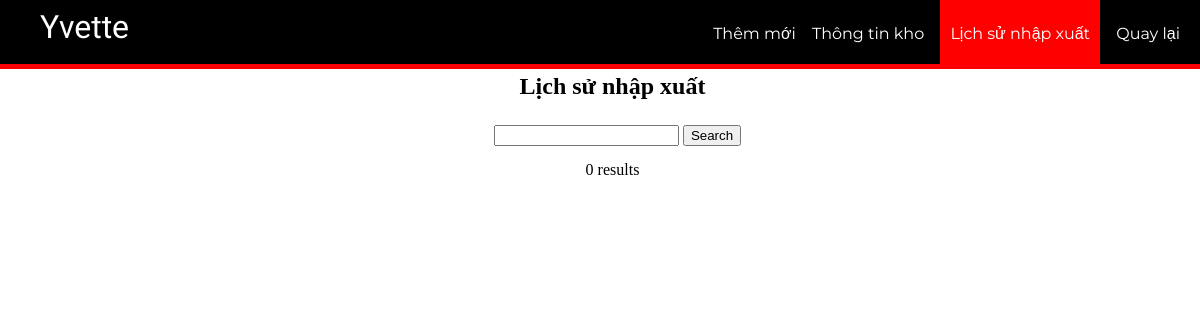
/history.php, run on an earlier commit of the app's database.
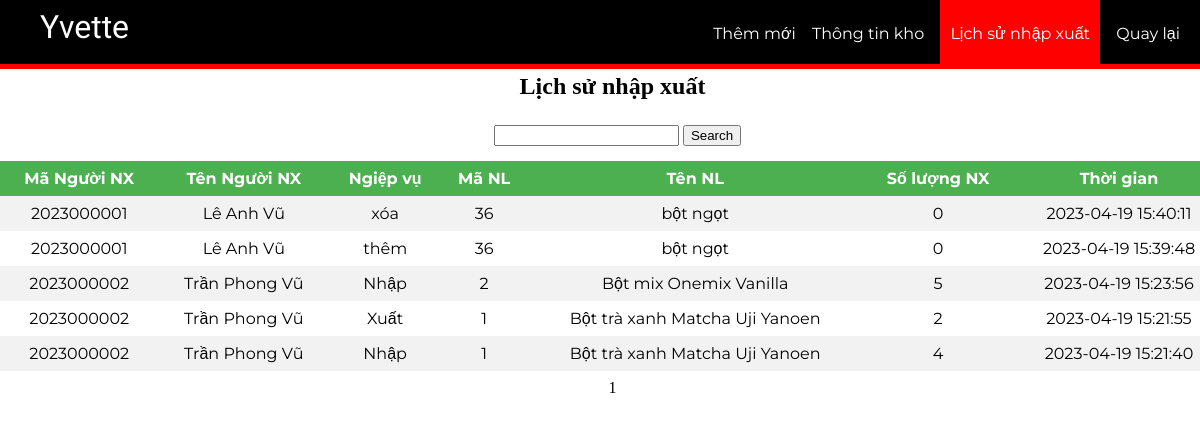
And on a later commit of the database.
### tables this page shows
CREATE TABLE IF NOT EXISTS `nhap_xuat_nl` (
  `MaNguoiNX` int(10) NOT NULL,
  `TenNguoiNX` varchar(50) NOT NULL,
  `NghiepVu` tinyint(1) NOT NULL COMMENT '0:nhập; 1:xuất',
  `MaNL` int(4) NOT NULL,
  `TenNL` varchar(100) NOT NULL,
  `SoLuongNX` int(6) NOT NULL DEFAULT '0',
  `ThoiGianNX` datetime NOT NULL,
  PRIMARY KEY (`MaNguoiNX`,`ThoiGianNX`,`MaNL`) USING BTREE,
  KEY `MaNL` (`MaNL`)
);

### history.php (the view, shortened to what this page needs)
<!DOCTYPE html>
<html lang="en">
<head>
</head>
<body>
    <?php session_start();
            require_once "./db_connect.php"; ?>
    <header>
            <nav>
                <h1>Yvette</h1>
                <ul id="navli">
                    <li><a class="homeblack" href="./insert_nl.php">Thêm mới</a></li>
                    <li><a class="homeblack" href="./warehouse.php">Thông tin kho</a></li>
                    <li><a class="homered" href="./istory.php">Lịch sử nhập xuất</a></li>
                    <li><a class="homeblack" href="./index.php">Quay lại</a></li>
                </ul>
            </nav>
	</header>
    <div class="divider"></div>
    <div class="container">
        <div class="title-search">
            <h2 style="margin: 0;">Lịch sử nhập xuất</h2>
        </div>
        <div class="box-search">
           <div class="search" id="search">
                <form action="" method="post">
                    <input type="text" name="txtsearch" id="">
                    <input type="submit" name="search" value="Search">
                </form>
           </div>
        </div>
        <?php
            if(isset($_POST["search"])){
                $s = $_POST["txtsearch"];
                if($s == ""){
                    echo "Nhập vào thanh tìm kiếm";
                }else{
                    $sql = "SELECT * FROM nhap_xuat_nl WHERE TenNL LIKE '%$s%' order by ThoiGianNX desc";
                    $result = mysqli_query($conn, $sql);
                    $count = mysqli_num_rows($result);
                    $num_per_page = 15;
                    if(isset($_GET["page"])){
                        $page = $_GET["page"];
                    }else{
                        $page = 1;
                    }
                    $start_from = ($page-1)*15;
                    $sql1 = "SELECT * FROM nhap_xuat_nl WHERE TenNL LIKE '%$s%' order by ThoiGianNX desc limit $start_from,$num_per_page";
                    $result1 = mysqli_query($conn, $sql1);
                    if($count <= 0){
                        echo "không tìm thấy, ". $s . "<a href = 'history.php'> Lịch sử </a>" ;
                    }else{
                        if ($result->num_rows > 0) {
                            ?>
                            <table>
                                <tr>
                                    <th align = "center">Mã Người NX</th>
                                    <th align = "center">Tên Người NX</th>
                                    <th align = "center">Ngiệp vụ</th>
                                    <th align = "center">Mã NL</th>
                                    <th align = "center">Tên NL</th>
                                    <th align = "center">Số lượng NX</th>
                                    <th align = "center">Thời gian</th>
                                </tr>
                            <?php
                            while($row = $result->fetch_assoc()) { ?>
                                <tr>
                                    <td><?php echo $row["MaNguoiNX"] ?></td>
                                    <td><?php echo $row["TenNguoiNX"] ?></td>
                                    <td><?php
                                        if($row["NghiepVu"] == 0)  {
                                            echo  'Nhập';
                                        }elseif($row["NghiepVu"] == 1) {
                                            echo 'Xuất';
                                        }elseif($row["NghiepVu"] == 2){
                                            echo 'thêm';
                                        }else{echo 'xóa';} ?></td>
                                    <td><?php echo $row["MaNL"] ?></td>
                                    <td><?php echo $row["TenNL"] ?></td>
                                    <td><?php echo $row["SoLuongNX"] ?></td>
                                    <td><?php echo $row["ThoiGianNX"] ?></td>
                                </tr>
                        <?php    } ?>
                            </table>
                    <?php
                        $sql = "SELECT * FROM nhap_xuat_nl WHERE TenNL LIKE '%$s%' order by ThoiGianNX desc";
                        $result = mysqli_query($conn, $sql);
                        $total_records = mysqli_num_rows($result);
                        $total_pages = ceil($total_records/$num_per_page);
                        for($i=1; $i <= $total_pages; $i++){
                            echo "<a href = 'history.php?page=".$i."'>" .$i. "</a>";
                        }
                    ?>
                            <?php
                        }
                    }
                }
            }else{
                $num_per_page = 15;
                if(isset($_GET["page"])){
                    $page = $_GET["page"];
                }else{
                    $page = 1;
                }
                $start_from = ($page-1)*15;
                $sql = "select * from nhap_xuat_nl order by ThoiGianNX desc limit $start_from,$num_per_page";
                $result = mysqli_query($conn, $sql);
                if ($result->num_rows > 0) {
                    ?>
                    <table>
                        <tr>
                            <th align = "center">Mã Người NX</th>
                            <th align = "center">Tên Người NX</th>
                            <th align = "center">Ngiệp vụ</th>
                            <th align = "center">Mã NL</th>
                            <th align = "center">Tên NL</th>
                            <th align = "center">Số lượng NX</th>
                            <th align = "center">Thời gian</th>
                        </tr>
                        <?php
                    while($row = $result->fetch_assoc()) { ?>
                        <tr>
                            <td><?php echo $row["MaNguoiNX"] ?></td>
                            <td><?php echo $row["TenNguoiNX"] ?></td>
                            <td><?php
                                if($row["NghiepVu"] == 0)  {
                                    echo  'Nhập';
                                }elseif($row["NghiepVu"] == 1) {
                                    echo 'Xuất';
                                }elseif($row["NghiepVu"] == 2){
                                    echo 'thêm';
                                }else{echo 'xóa';} ?></td>
                            <td><?php echo $row["MaNL"] ?></td>
                            <td><?php echo $row["TenNL"] ?></td>
                            <td><?php echo $row["SoLuongNX"] ?></td>
                            <td><?php echo $row["ThoiGianNX"] ?></td>
                        </tr>
                <?php   } ?>
                    </table>
                    <?php
                        $sql = "select * from nhap_xuat_nl order by ThoiGianNX desc";
                        $result = mysqli_query($conn, $sql);
                        $total_records = mysqli_num_rows($result);
                        $total_pages = ceil($total_records/$num_per_page);
                    ?>
                    <div class="pagination">
                    <?php
                        for($i=1; $i <= $total_pages; $i++){
                            echo "<a href = 'history.php?page=".$i."'>" .$i. "</a>";
                        }
                    ?>
                    </div>
                <?php
                    }else {
                        echo "0 results";
                    }
            }
                ?>
    </div>
</body>
</html>

### history.php (style rules this page uses)
body { margin: 0px; }
.container { margin: 0 auto; width: 1225px; display: flex; flex-direction: column; justify-content: center; align-items: center; }
header { background: black; color: white; padding: 8px 20px 6px 40px; height: 50px; }
header h1 { display: inline; font-family: 'Lobster', cursive; font-weight: 400; font-size: 32px; float: left; margin-top: 0px; margin-right: 10px; }
nav ul { display: inline; padding: 0px; float: right; }
nav ul li { display: inline-block; list-style-type: none; color: white; margin-left: 12px; }
nav ul li a { color: white; text-decoration: none; }
#navli { font-family: 'Montserrat', sans-serif; }
.homered { background-color: red; padding: 30px 10px 22px 10px; }
.divider { background-color: red; height: 5px; }
table { margin: 0px; border-collapse: collapse; width: 100%; font-family: 'Montserrat', sans-serif; }
th, td { text-align: center; padding: 8px; }
tr:nth-child(even) { background-color: #f2f2f2 }
th { background-color: #4CAF50; color: white; }
.box-search { position: relative; left: 5px; margin: 0 auto; margin-top: 10px; padding: 5px; }
#search { margin-top: 10px; margin-bottom: 10px; }
.pagination { display: inline-block; }
.pagination a { color: black; float: left; padding: 8px 16px; text-decoration: none; }

What changed in the data, as far as the page shows it:
added nhap_xuat_nl: MaNguoiNX "2023000001", TenNguoiNX "Lê Anh Vũ", NghiepVu "xóa", MaNL "36", TenNL "bột ngọt", SoLuongNX "0", ThoiGianNX "2023-04-19 15:40:11"
added nhap_xuat_nl: MaNguoiNX "2023000001", TenNguoiNX "Lê Anh Vũ", NghiepVu "thêm", MaNL "36", TenNL "bột ngọt", SoLuongNX "0", ThoiGianNX "2023-04-19 15:39:48"
added nhap_xuat_nl: MaNguoiNX "2023000002", TenNguoiNX "Trần Phong Vũ", NghiepVu "Nhập", MaNL "2", TenNL "Bột mix Onemix Vanilla", SoLuongNX "5", ThoiGianNX "2023-04-19 15:23:56"
added nhap_xuat_nl: MaNguoiNX "2023000002", TenNguoiNX "Trần Phong Vũ", NghiepVu "Xuất", MaNL "1", TenNL "Bột trà xanh Matcha Uji Yanoen", SoLuongNX "2", ThoiGianNX "2023-04-19 15:21:55"
added nhap_xuat_nl: MaNguoiNX "2023000002", TenNguoiNX "Trần Phong Vũ", NghiepVu "Nhập", MaNL "1", TenNL "Bột trà xanh Matcha Uji Yanoen", SoLuongNX "4", ThoiGianNX "2023-04-19 15:21:40"
Also different on the page:
text no longer shown: "0 results"
text now shown: "Mã Người NX Tên Người NX Ngiệp vụ Mã NL Tên NL Số lượng NX Thời gian"
new list line: "1"
